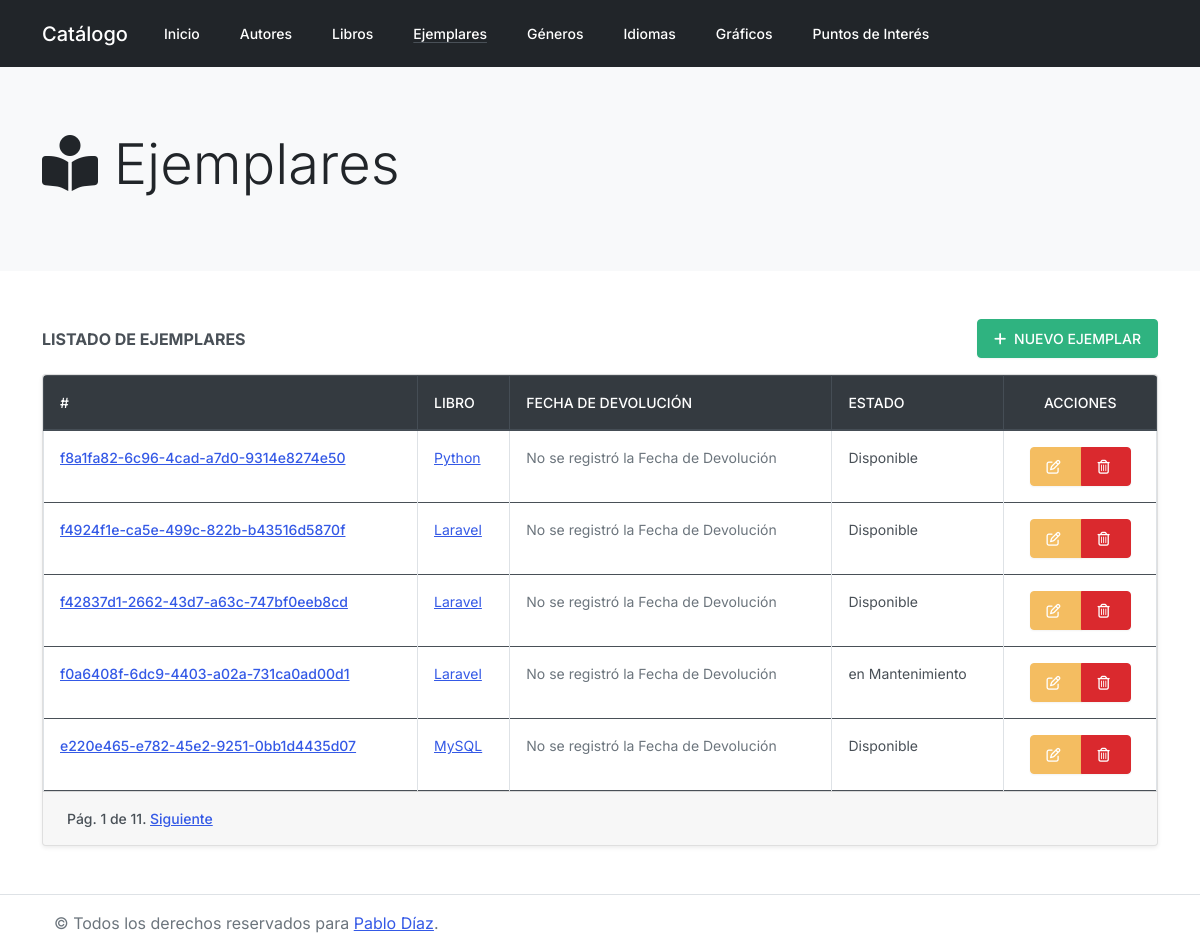
/catalogo/ejemplares/, run on an earlier commit of the app's database.
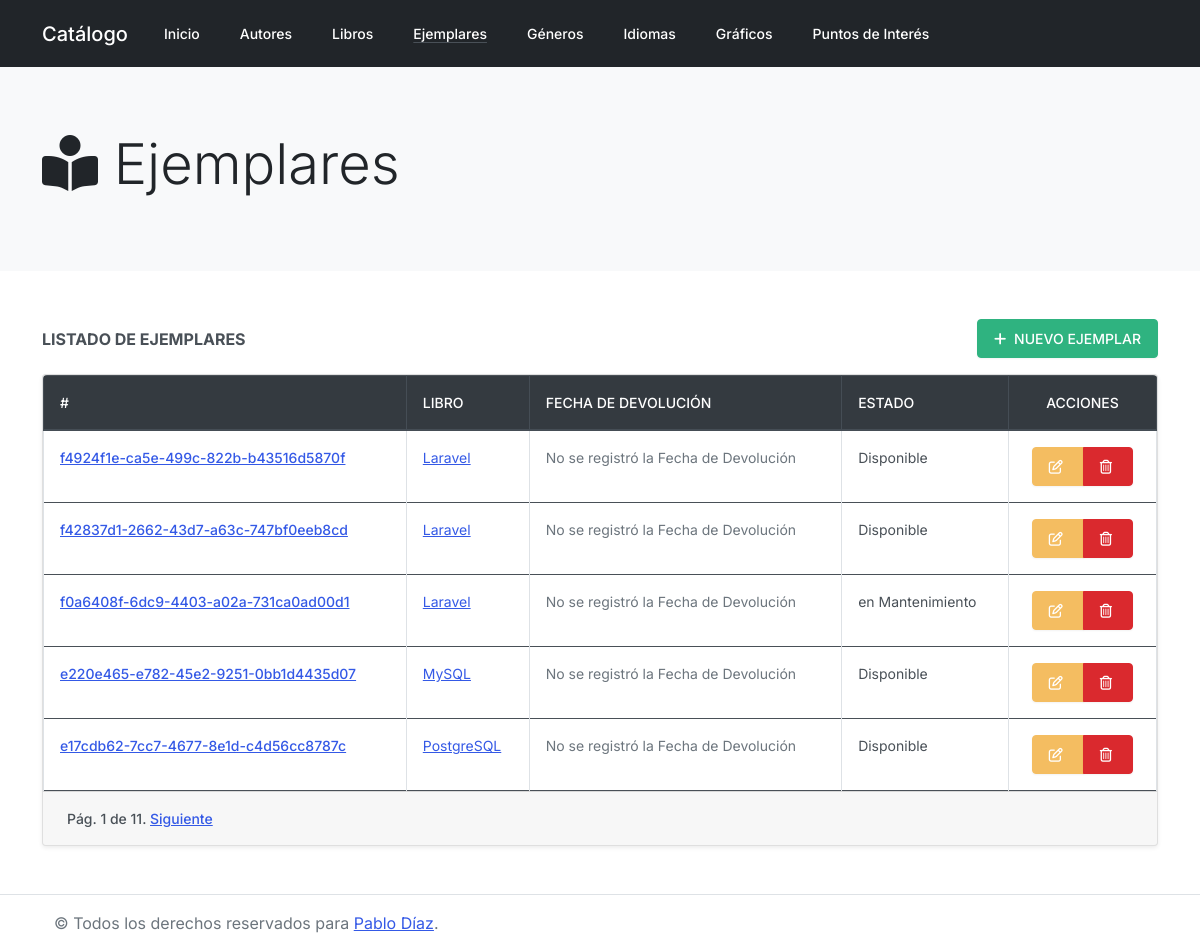
And on a later commit of the database.
### catalogo/models.py (models this page shows, shortened)
class Ejemplar(models.Model):
    id = models.UUIDField(primary_key=True, default=uuid.uuid4, help_text="ID único para este libro particular en toda la biblioteca")
    libro = models.ForeignKey(Libro, on_delete=models.SET_NULL, null=True)
    fechaDevolucion = models.DateField(null=True, blank=True)
    ESTADO_EJEMPLAR = (
        ('m', 'en Mantenimiento'),
        ('p', 'Prestado'),
        ('d', 'Disponible'),
        ('r', 'Reservado'),
    )
    estado = models.CharField(max_length=1, choices=ESTADO_EJEMPLAR, default='d', help_text='Disponibilidad del Ejemplar')
    def __str__(self):
        return '%s (%s)' % (self.libro, self.id)
    class Meta:
        ordering = ['libro', 'fechaDevolucion']

class Libro(models.Model):
    titulo = models.CharField(max_length=200)
    autor = models.ForeignKey(Autor, on_delete=models.SET_NULL, null=True)
    resumen = models.TextField(max_length=1000, help_text="Ingrese un resumen del libro")
    isbn = models.CharField('ISBN',max_length=13, help_text='13 Caracteres (<a href="https://www.isbninternational.org/content/what-isbn">ISBN number</a>)')
    genero = models.ManyToManyField(Genero, help_text="Seleccione un género (o varios) para el libro")
    idioma = models.ForeignKey(Idioma, on_delete=models.SET_NULL, null=True)
    image=models.ImageField(upload_to='images', default='catalogo/upload/img/default-libro.jpg')
    def muestra_genero(self):
        return ', '.join([genero.nombre for genero in self.genero.all()])
    muestra_genero.short_description = 'Género/s'
    def __str__(self):
        return self.titulo

### catalogo/views.py (the view)
# urls.py: path('ejemplares/', views.CopyListView.as_view(), name='copy_list'),
class CopyListView(ListView):
    model = Ejemplar
    template_name = 'copies/index.html'
    paginate_by = 5
    def get_context_data(self, **kwargs):
        copies = Ejemplar.objects.order_by('-id')
        context = super(CopyListView, self).get_context_data(**kwargs)
        paginator = Paginator(copies, self.paginate_by)
        page = self.request.GET.get('page')
        try:
            copies = paginator.page(page)
        except PageNotAnInteger:
            copies = paginator.page(1)
        except EmptyPage:
            copies = paginator.page(paginator.num_pages)
        context['copies'] = copies
        return context

### catalogo/templates/copies/index.html (shortened to what this page needs)
{% extends "base.html" %}
{% block jumbotron %}
    {% include "partials/jumbotron.html" with icon="<i class='fas fa-book-reader'></i>" title="Ejemplares" %}
{% endblock %}
{% block content %}
<div class="row">
    <div class="col-12">
        <div class="d-flex justify-content-between align-items-center mb-3">
            <span class="font-weight-bold">LISTADO DE EJEMPLARES</span>
            <a href="{% url 'copy_create' %}" class="btn btn-success">
                <i class="fas fa-plus mr-1"></i> NUEVO EJEMPLAR
            </a>
        </div>
        <div class="card shadow-sm">
            <div class="card-body table-responsive rounded-top p-0">
                <table class="table table-hover table-bordered mb-0">
                    <thead class="thead-dark">
                        <tr>
                            <th scope="col">#</th>
                            <th scope="col">Libro</th>
                            <th scope="col">Fecha de Devolución</th>
                            <th scope="col">Estado</th>
                            <th scope="col" class="text-center">Acciones</th>
                        </tr>
                    </thead>
                    <tbody>
                        {% for copy in copies %}
                        <tr>
                            <th scope="row">
                                <a href="{% url 'copy_details' copy.id %}">{{ copy.id }}</a>
                            </th>
                            <td>
                                <a href="{% url 'book_details' copy.libro.id %}">{{ copy.libro }}</a>
                            </td>
                            <td>
                                {% if copy.fechaDevolucion %}
                                    {{ copy.fechaDevolucion  }}
                                {% else %}
                                    <p class="text-muted mb-0">No se registró la Fecha de Devolución</p>
                                {% endif %}
                            </td>
                            <td>
                                {{ copy.get_estado_display }}
                            </td>
                            <td class="text-center">
                                <div class="btn-group" role="group" aria-label="Basic example">
                                    <a href="{% url 'copy_update' copy.id %}" class="btn btn-warning">
                                        <i class="fas fa-edit font-weight-light mr-1"></i>
                                    </a>
                                    <button type="button" class="btn btn-danger" data-toggle="modal"
                                    data-target="#copy-{{ copy.id }}">
                                        <i class="fas fa-trash-alt font-weight-light mr-1"></i>
                                    </button>
                                </div>
                            </td>
                        </tr>
                        {% empty %}
                            <tr class="bg-red">
                                <td colspan="7" class="text-center">
                                    ¡Oops! No tenemos Ejemplares de los Libros en Catálogo.
                                </th>
                            </tr>
                        {% endfor %}
                    </tbody>
                </table>
            </div>
            {% block pagination %}
                {% if is_paginated %}
                    <div class="card-footer">
                        <div class="pagination">
                            <span class="page-links">
                                <span class="page-current">
                                    Pág. {{ page_obj.number }} de {{ page_obj.paginator.num_pages }}.
                                </span>
                                {% if page_obj.has_next %}
                                <a href="{{ request.path }}?page={{ page_obj.next_page_number }}">Siguiente</a>
                                {% endif %}
                            </span>
                        </div>
                    </div>
                {% endif %}
            {% endblock %}
        </div>
    </div>
</div>
{% endblock %}

What changed in the data, as far as the page shows it:
removed Ejemplar: id "f8a1fa82-6c96-4cad-a7d0-9314e8274e50", libro "Python", shows "No se registró la Fecha de Devolución", estado "Disponible"
now on this page (row unchanged): Ejemplar: id "e17cdb62-7cc7-4677-8e1d-c4d56cc8787c", libro "PostgreSQL", shows "No se registró la Fecha de Devolución", estado "Disponible"
